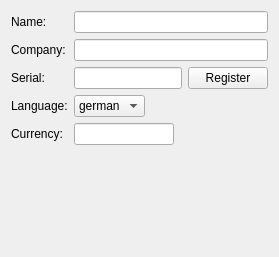
     <widget class="QWidget" name="tab">
      <attribute name="icon">
       <iconset resource="../resources.qrc">
        <normaloff>:/icons/resources/user.png</normaloff>:/icons/resources/user.png</iconset>
      </attribute>
      <attribute name="title">
       <string>User</string>
      </attribute>
      <layout class="QVBoxLayout" name="verticalLayout">
       <item>
        <layout class="QGridLayout" name="gridLayout_2">
         <item row="3" column="0">
          <widget class="QLabel" name="label_10">
           <property name="text">
            <string>Language:</string>
           </property>
          </widget>
         </item>
         <item row="3" column="1">
          <layout class="QHBoxLayout" name="horizontalLayout_6">
           <item>
            <widget class="QComboBox" name="language">
             <item>
              <property name="text">
               <string>german</string>
              </property>
             </item>
             <item>
              <property name="text">
               <string>english</string>
              </property>
             </item>
            </widget>
           </item>
           <item>
            <spacer name="horizontalSpacer_5">
             <property name="orientation">
              <enum>Qt::Horizontal</enum>
             </property>
             <property name="sizeHint" stdset="0">
              <size>
               <width>40</width>
               <height>20</height>
              </size>
             </property>
            </spacer>
           </item>
          </layout>
         </item>
         <item row="4" column="0">
          <widget class="QLabel" name="label_11">
           <property name="text">
            <string>Currency:</string>
           </property>
          </widget>
         </item>
         <item row="4" column="1">
          <layout class="QHBoxLayout" name="horizontalLayout_7">
           <item>
            <widget class="QLineEdit" name="currency">
             <property name="maximumSize">
              <size>
               <width>100</width>
               <height>16777215</height>
              </size>
             </property>
            </widget>
           </item>
           <item>
            <spacer name="horizontalSpacer_6">
             <property name="orientation">
              <enum>Qt::Horizontal</enum>
             </property>
             <property name="sizeHint" stdset="0">
              <size>
               <width>40</width>
               <height>20</height>
              </size>
             </property>
            </spacer>
           </item>
          </layout>
         </item>
         <item row="0" column="0">
          <widget class="QLabel" name="label_8">
           <property name="text">
            <string>Name:</string>
           </property>
          </widget>
         </item>
         <item row="1" column="0">
          <widget class="QLabel" name="label_9">
           <property name="text">
            <string>Company:</string>
           </property>
          </widget>
         </item>
         <item row="2" column="0">
          <widget class="QLabel" name="label_12">
           <property name="text">
            <string>Serial:</string>
           </property>
          </widget>
         </item>
         <item row="2" column="1">
          <layout class="QHBoxLayout" name="horizontalLayout_5">
           <item>
            <widget class="QLineEdit" name="serial">
             <property name="enabled">
              <bool>true</bool>
             </property>
             <property name="readOnly">
              <bool>true</bool>
             </property>
            </widget>
           </item>
           <item>
            <widget class="QPushButton" name="registerButton">
             <property name="enabled">
              <bool>true</bool>
             </property>
             <property name="text">
              <string>Register</string>
             </property>
             <property name="icon">
              <iconset resource="../resources.qrc">
               <normaloff>:/icons/resources/edit.png</normaloff>:/icons/resources/edit.png</iconset>
             </property>
            </widget>
           </item>
          </layout>
         </item>
         <item row="0" column="1">
          <widget class="QLineEdit" name="name"/>
         </item>
         <item row="1" column="1">
          <widget class="QLineEdit" name="company"/>
         </item>
        </layout>
       </item>
       <item>
        <spacer name="verticalSpacer">
         <property name="orientation">
          <enum>Qt::Vertical</enum>
         </property>
         <property name="sizeHint" stdset="0">
          <size>
           <width>20</width>
           <height>101</height>
          </size>
         </property>
        </spacer>
       </item>
      </layout>
     </widget>
